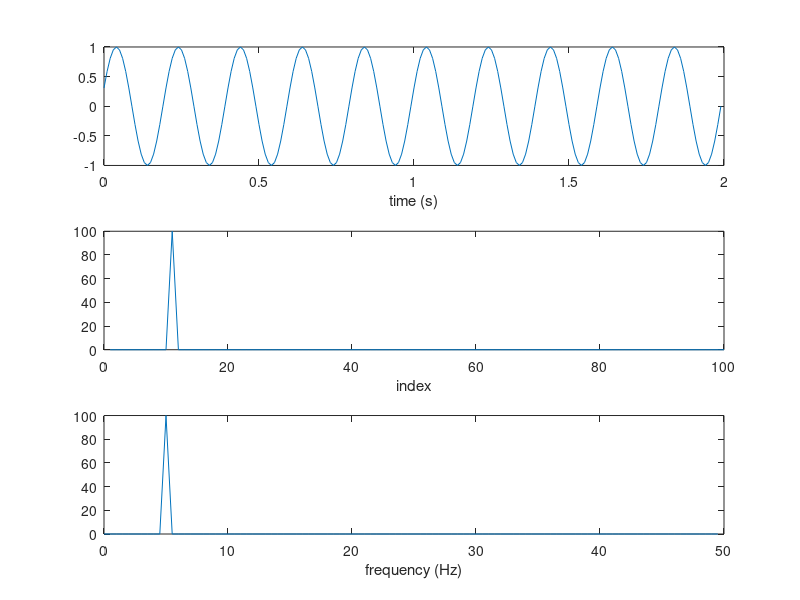

The MATLAB source for this figure:
fs = 100; % sampling frequency
T = 1/fs; % sampling interval
tmax = 2; % play time
t = T:T:tmax; % sample points
N = fs * tmax; % total number of samples
f1 = 5; % frequency of the signal
y = sin (2 * pi * f1 * t); % generating sinusoidal signal
x = (0:N-1)*T;
subplot(3,1,1); plot(x, y); % plot signal
xlabel('time (s)');
Y = fft(y); % FFT
X = (0:N-1)/N * fs;
subplot(3,1,2); plot(abs(Y(1:N/2))); % plot FFT (index)
xlabel('index');
subplot(3,1,3); plot(X(1:N/2), abs(Y(1:N/2))); % plot FFT (Hz)
xlabel('frequency (Hz)');